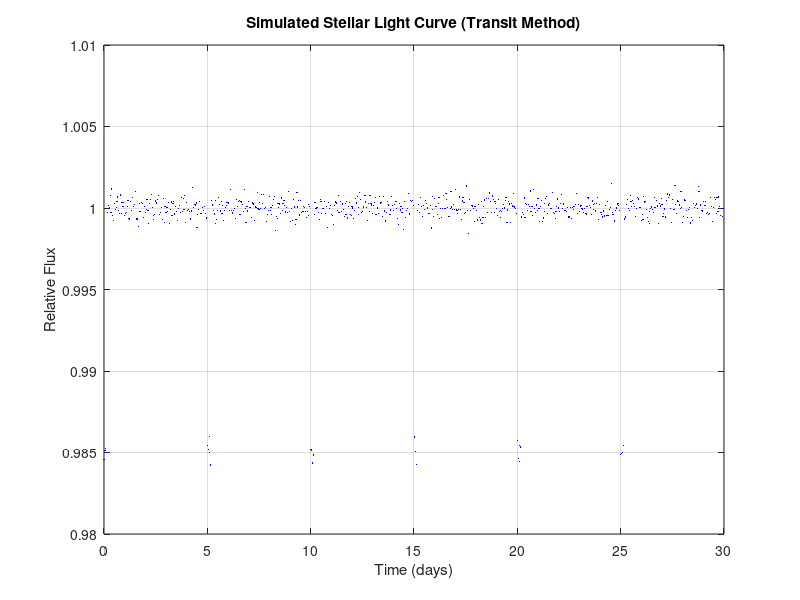

This chart was generated by the following MATLAB code: (Note: this script raises an error after producing the figure.)
% 57_astronomy_exoplanet_transit.m
% UniLab Astronomy: Exoplanet Detection via Transit Photometry

clear all;
close all;
clc;

disp('🔭 UniLab Exoplanet Discovery Lab');
disp('=================================');

%% 1. Simulating a Light Curve
disp('--- 1. Generating Star Flux with Planet Transit ---');
fs = 1; % 1 sample per hour
t_days = 0:1/24:30; % 30 days of observation
t_hours = t_days * 24;

% Baseline flux (normalized)
flux = ones(size(t_hours)) + randn(size(t_hours)) * 0.0005;

% Planet Parameters
period_hours = 120; % 5-day orbit
transit_duration_hours = 4;
transit_depth = 0.015; % 1% dimming

for i = 1:length(t_hours)
    phase = mod(t_hours(i), period_hours);
    if phase < transit_duration_hours
        flux(i) = flux(i) - transit_depth;
    end
end

figure;
plot(t_days, flux, 'b.', 'MarkerSize', 2);
title('Simulated Stellar Light Curve (Transit Method)');
xlabel('Time (days)'); ylabel('Relative Flux');
grid on;

%% 2. Transit Detection
disp('--- 2. Automated Transit Search ---');
% Invert flux to find "peaks" (which are actually dips)
inv_flux = 1.0 - flux;
[pks, locs] = find_peaks(inv_flux, 0.01);

fprintf('Detected %d potential transits.\n', length(locs));
for i = 1:length(locs)
    fprintf('  Transit %d at t = %.2f days\n', i, t_days(locs(i)));
end

if length(locs) >= 2
    avg_period_hours = mean(diff(t_hours(locs)));
    fprintf('Measured Orbital Period: %.2f hours (%.2f days)\n', avg_period_hours, avg_period_hours/24);
end

%% 3. Orbital Characterization
disp(' ');
disp('--- 3. Exoplanet Orbital Radius ---');
G = 6.674e-11;
M_star = 1.989e30; % 1 Solar Mass
T_sec = avg_period_hours * 3600;

% T = sqrt((4 * pi^2 * a^3) / (G * M))
% a^3 = (T^2 * G * M) / (4 * pi^2)
a = ((T_sec^2 * G * M_star) / (4 * pi()^2))^(1/3);

AU = 1.496e11;
fprintf('Calculated Semi-major Axis: %.2e meters (%.3f AU)\n', a, a/AU);

if a/AU < 0.1
    disp('Classification: Hot Jupiter (Close-in orbit)');
else
    disp('Classification: Terrestrial-like orbit distance');
end

%% 4. Magnitude Calculation
disp(' ');
disp('--- 4. Stellar Magnitude and Distance ---');
d_parsecs = 100;
M_absolute = 4.83; % Sun-like star
m_apparent = apparent_magnitude_calc(M_absolute, d_parsecs);

fprintf('At %d parsecs, a Sun-like star has an Apparent Magnitude of: %.2f\n', d_parsecs, m_apparent);

disp('Exoplanet Characterization Complete.');
